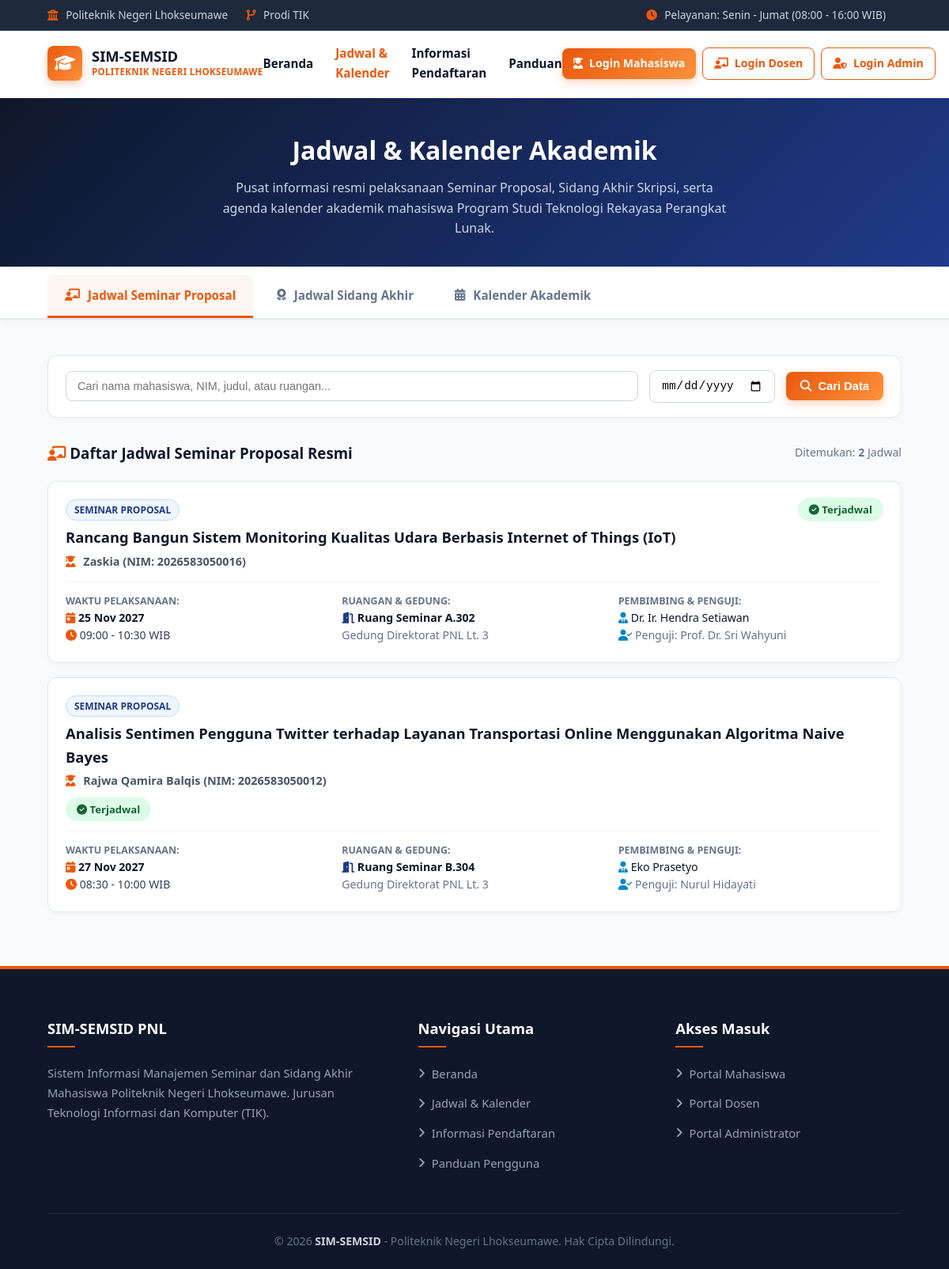
The page /jadwal_kalender.php on the database its author committed.
### tables this page shows
CREATE TABLE `pendaftaran_seminar_sidang` (
  `id` int(11) NOT NULL AUTO_INCREMENT,
  `mahasiswa_id` int(11) NOT NULL,
  `jenis` enum('Seminar Proposal','Sidang Akhir Skripsi') NOT NULL,
  `kategori` enum('seminar','sidang') NOT NULL,
  `judul` varchar(255) NOT NULL,
  `dosen_pembimbing_id` int(11) NOT NULL,
  `dosen_penguji_id` int(11) NOT NULL,
  `ruangan_id` int(11) DEFAULT NULL,
  `tanggal` date DEFAULT NULL,
  `jam_mulai` time DEFAULT NULL,
  `jam_selesai` time DEFAULT NULL,
  `status` enum('Menunggu Verifikasi','Terjadwal','Sedang Berlangsung','Selesai','Ditolak') NOT NULL DEFAULT 'Menunggu Verifikasi',
  `berkas_dokumen` varchar(255) DEFAULT NULL,
  `catatan` text DEFAULT NULL,
  `created_at` timestamp NOT NULL DEFAULT current_timestamp(),
  `updated_at` timestamp NOT NULL DEFAULT current_timestamp() ON UPDATE current_timestamp(),
  PRIMARY KEY (`id`),
  KEY `fk_pendaftaran_mhs` (`mahasiswa_id`),
  KEY `fk_pendaftaran_pembimbing` (`dosen_pembimbing_id`),
  KEY `fk_pendaftaran_penguji` (`dosen_penguji_id`),
  KEY `fk_pendaftaran_ruangan` (`ruangan_id`),
  CONSTRAINT `fk_pendaftaran_mhs` FOREIGN KEY (`mahasiswa_id`) REFERENCES `mahasiswa` (`id`) ON DELETE CASCADE,
  CONSTRAINT `fk_pendaftaran_pembimbing` FOREIGN KEY (`dosen_pembimbing_id`) REFERENCES `dosen` (`id`),
  CONSTRAINT `fk_pendaftaran_penguji` FOREIGN KEY (`dosen_penguji_id`) REFERENCES `dosen` (`id`),
  CONSTRAINT `fk_pendaftaran_ruangan` FOREIGN KEY (`ruangan_id`) REFERENCES `ruangan` (`id`) ON DELETE SET NULL
);

CREATE TABLE `mahasiswa` (
  `id` int(11) NOT NULL AUTO_INCREMENT,
  `nim` varchar(25) NOT NULL,
  `nama` varchar(100) NOT NULL,
  `tanggal_lahir` date DEFAULT NULL,
  `password` varchar(255) NOT NULL,
  `is_password_changed` tinyint(1) DEFAULT 0,
  `program_studi` varchar(100) DEFAULT 'Teknologi Rekayasa Perangkat Lunak',
  `email` varchar(100) DEFAULT NULL,
  `no_hp` varchar(20) DEFAULT NULL,
  `created_at` timestamp NOT NULL DEFAULT current_timestamp(),
  PRIMARY KEY (`id`),
  UNIQUE KEY `nim` (`nim`)
);

CREATE TABLE `ruangan` (
  `id` int(11) NOT NULL AUTO_INCREMENT,
  `kode_ruangan` varchar(30) NOT NULL,
  `nama_ruangan` varchar(100) NOT NULL,
  `gedung` varchar(100) NOT NULL,
  `kapasitas` int(11) NOT NULL DEFAULT 30,
  `fasilitas` text DEFAULT NULL,
  `status` enum('Tersedia','Sedang Digunakan','Sudah Dipesan') NOT NULL DEFAULT 'Tersedia',
  `created_at` timestamp NOT NULL DEFAULT current_timestamp(),
  PRIMARY KEY (`id`),
  UNIQUE KEY `kode_ruangan` (`kode_ruangan`)
);

CREATE TABLE `dosen` (
  `id` int(11) NOT NULL AUTO_INCREMENT,
  `nidn` varchar(30) NOT NULL,
  `nama_dosen` varchar(100) NOT NULL,
  `gelar_akademik` varchar(50) NOT NULL,
  `password` varchar(255) NOT NULL DEFAULT '',
  `program_studi` varchar(100) DEFAULT 'Teknologi Rekayasa Perangkat Lunak',
  `email` varchar(100) NOT NULL,
  `no_hp` varchar(25) NOT NULL,
  `status` enum('Aktif','Cuti','Tidak Aktif') DEFAULT 'Aktif',
  `kuota_maksimal` int(11) NOT NULL DEFAULT 8,
  `created_at` timestamp NOT NULL DEFAULT current_timestamp(),
  PRIMARY KEY (`id`),
  UNIQUE KEY `nidn` (`nidn`)
);

### jadwal_kalender.php (the view, shortened to what this page needs)
<?php
require_once 'koneksi.php';
$is_logged_in = isset($_SESSION['login']) && $_SESSION['login'] === true;
$user_role    = $_SESSION['role'] ?? '';
$user_name    = $_SESSION['nama'] ?? '';
$tab = trim($_GET['tab'] ?? 'seminar');
$search = trim($_GET['search'] ?? '');
$tanggal_filter = trim($_GET['tanggal'] ?? '');
$sql_seminar = "SELECT p.*, m.nim, m.nama AS nama_mhs, m.program_studi,
                       dp.nama_dosen AS nama_pembimbing, dp.gelar_akademik AS gelar_pembimbing,
                       du.nama_dosen AS nama_penguji, du.gelar_akademik AS gelar_penguji,
                       r.kode_ruangan, r.nama_ruangan, r.gedung
                FROM pendaftaran_seminar_sidang p
                JOIN mahasiswa m ON p.mahasiswa_id = m.id
                LEFT JOIN dosen dp ON p.dosen_pembimbing_id = dp.id
                LEFT JOIN dosen du ON p.dosen_penguji_id = du.id
                LEFT JOIN ruangan r ON p.ruangan_id = r.id
                WHERE (p.kategori = 'seminar' OR p.jenis = 'Seminar Proposal')
                  AND p.status IN ('Terjadwal', 'Sedang Berlangsung', 'Selesai')";
$sql_seminar .= " ORDER BY p.tanggal ASC, p.jam_mulai ASC";
$stmt_sem = mysqli_prepare($conn, $sql_seminar);
mysqli_stmt_execute($stmt_sem);
$res_seminar = mysqli_stmt_get_result($stmt_sem);
function tglIndoShort($tgl) {
    $bln = [1=>'Jan','Feb','Mar','Apr','Mei','Jun','Jul','Agu','Sep','Okt','Nov','Des'];
    $ts = strtotime($tgl);
    return date('j', $ts) . ' ' . $bln[(int)date('n', $ts)] . ' ' . date('Y', $ts);
}
?>
<!DOCTYPE html>
<html lang="id">
<head>
    <link rel="stylesheet" href="https://cdnjs.cloudflare.com/ajax/libs/font-awesome/6.4.0/css/all.min.css">
    <link rel="stylesheet" href="style.css">
</head>
<body>
    <div class="topbar">
        <div class="container topbar-content">
            <div class="topbar-info">
                <span><i class="fas fa-university"></i> Politeknik Negeri Lhokseumawe</span>
                <span><i class="fas fa-code-branch"></i> Prodi TIK</span>
            </div>
            <div class="topbar-info">
                <span><i class="fas fa-clock"></i> Pelayanan: Senin - Jumat (08:00 - 16:00 WIB)</span>
            </div>
        </div>
    </div>
    <header class="navbar">
        <div class="container nav-container">
            <a href="index.php" class="logo-area">
                <div class="logo-icon"><i class="fas fa-graduation-cap"></i></div>
                <div class="logo-text">
                    <h1>SIM-SEMSID</h1>
                    <span>POLITEKNIK NEGERI LHOKSEUMAWE</span>
                </div>
            </a>
            <ul class="nav-menu" id="navMenu">
                <li><a href="index.php" class="nav-link">Beranda</a></li>
                <li><a href="jadwal_kalender.php" class="nav-link active">Jadwal & Kalender</a></li>
                <li><a href="informasi_pendaftaran.php" class="nav-link">Informasi Pendaftaran</a></li>
                <li><a href="panduan.php" class="nav-link">Panduan</a></li>
            </ul>
            <div class="nav-buttons">
                <?php if ($is_logged_in): ?>
                    <a href="<?= ($user_role === 'admin') ? 'dashboard_admin.php' : (($user_role === 'dosen') ? 'dashboard_dosen.php' : 'dashboard_mahasiswa.php'); ?>" class="btn btn-primary">
                        <i class="fas fa-user-circle"></i> Dashboard (<?= htmlspecialchars($user_name); ?>)
                    </a>
                <?php else: ?>
                    <a href="login_mahasiswa.php" class="btn btn-primary"><i class="fas fa-user-graduate"></i> Login Mahasiswa</a>
                    <a href="login_dosen.php" class="btn btn-outline-admin"><i class="fas fa-chalkboard-teacher"></i> Login Dosen</a>
                    <a href="login_admin.php" class="btn btn-outline-admin"><i class="fas fa-user-shield"></i> Login Admin</a>
                <?php endif; ?>
            </div>
        </div>
    </header>
    <div class="page-header-banner">
        <div class="container">
            <h1>Jadwal & Kalender Akademik</h1>
            <p>Pusat informasi resmi pelaksanaan Seminar Proposal, Sidang Akhir Skripsi, serta agenda kalender akademik mahasiswa Program Studi Teknologi Rekayasa Perangkat Lunak.</p>
        </div>
    </div>
    <div class="tab-nav-wrapper">
        <div class="container tab-nav-container">
            <a href="jadwal_kalender.php?tab=seminar" class="tab-btn-item <?= ($tab === 'seminar') ? 'active' : ''; ?>">
                <i class="fas fa-chalkboard-user"></i> Jadwal Seminar Proposal
            </a>
            <a href="jadwal_kalender.php?tab=sidang" class="tab-btn-item <?= ($tab === 'sidang') ? 'active' : ''; ?>">
                <i class="fas fa-award"></i> Jadwal Sidang Akhir
            </a>
            <a href="jadwal_kalender.php?tab=kalender" class="tab-btn-item <?= ($tab === 'kalender') ? 'active' : ''; ?>">
                <i class="fas fa-calendar-days"></i> Kalender Akademik
            </a>
        </div>
    </div>
    <main class="container" style="padding: 20px 0 50px;">
        <form method="GET" action="jadwal_kalender.php" class="filter-search-box">
            <div style="flex: 1; min-width: 250px;">
                <input type="text" name="search" placeholder="Cari nama mahasiswa, NIM, judul, atau ruangan..." value="<?= htmlspecialchars($search); ?>" style="width: 100%;">
            </div>
            <div>
                <input type="date" name="tanggal" value="<?= htmlspecialchars($tanggal_filter); ?>">
            </div>
            <div>
                <button type="submit" class="btn btn-primary" style="padding: 10px 18px;">
                    <i class="fas fa-search"></i> Cari Data
                </button>
            </div>
        </form>
        <?php if ($tab === 'seminar'): ?>
            <div style="margin-bottom: 20px; display: flex; justify-content: space-between; align-items: center;">
                <h3 style="margin: 0; color: #0f172a;"><i class="fas fa-chalkboard-user" style="color: #ea580c;"></i> Daftar Jadwal Seminar Proposal Resmi</h3>
                <span style="font-size: 0.88rem; color: #64748b;">Ditemukan: <strong><?= mysqli_num_rows($res_seminar); ?></strong> Jadwal</span>
            </div>
            <?php if (mysqli_num_rows($res_seminar) === 0): ?>
                <div style="background: white; border-radius: 12px; padding: 50px 20px; text-align: center; border: 1px solid #e2e8f0;">
                    <i class="fas fa-calendar-times" style="font-size: 3rem; color: #cbd5e1; margin-bottom: 12px; display: block;"></i>
                    <h4 style="color: #475569; margin: 0 0 6px;">Belum Ada Jadwal Seminar Proposal</h4>
                    <p style="color: #94a3b8; font-size: 0.9rem; margin: 0;">Tidak ditemukan jadwal seminar proposal yang sesuai dengan kata kunci pencarian Anda.</p>
                </div>
            <?php else: ?>
                <?php while ($r = mysqli_fetch_assoc($res_seminar)): ?>
                    <div class="jadwal-card">
                        <div style="display: flex; justify-content: space-between; align-items: flex-start; gap: 12px; flex-wrap: wrap; margin-bottom: 14px;">
                            <div>
                                <span style="background: #eff6ff; color: #1e3a8a; font-weight: 700; font-size: 0.75rem; padding: 4px 10px; border-radius: 50px; border: 1px solid #bfdbfe;">
                                    SEMINAR PROPOSAL
                                </span>
                                <h4 style="margin: 8px 0 4px; font-size: 1.15rem; color: #0f172a;"><?= htmlspecialchars($r['judul']); ?></h4>
                                <div style="font-size: 0.9rem; color: #475569; font-weight: 600;">
                                    <i class="fas fa-user-graduate" style="color: #ea580c; margin-right: 6px;"></i>
                                    <?= htmlspecialchars($r['nama_mhs']); ?> (NIM: <?= htmlspecialchars($r['nim']); ?>)
                                </div>
                            </div>
                            <div>
                                <span style="background: #dcfce7; color: #166534; font-size: 0.82rem; font-weight: 700; padding: 6px 14px; border-radius: 50px;">
                                    <i class="fas fa-circle-check"></i> <?= htmlspecialchars($r['status']); ?>
                                </span>
                            </div>
                        </div>
                        <div style="display: grid; grid-template-columns: repeat(auto-fit, minmax(200px, 1fr)); gap: 14px; padding-top: 14px; border-top: 1px solid #f1f5f9; font-size: 0.88rem;">
                            <div>
                                <span style="color: #64748b; font-size: 0.78rem; display: block; font-weight: 700;">WAKTU PELAKSANAAN:</span>
                                <strong><i class="fas fa-calendar-day" style="color: #ea580c;"></i> <?= tglIndoShort($r['tanggal']); ?></strong>
                                <div style="color: #334155;"><i class="fas fa-clock" style="color: #ea580c;"></i> <?= substr($r['jam_mulai'], 0, 5); ?> - <?= substr($r['jam_selesai'], 0, 5); ?> WIB</div>
                            </div>
                            <div>
                                <span style="color: #64748b; font-size: 0.78rem; display: block; font-weight: 700;">RUANGAN & GEDUNG:</span>
                                <strong><i class="fas fa-door-open" style="color: #1e3a8a;"></i> <?= htmlspecialchars($r['nama_ruangan'] ?? 'Ditentukan Kemudian'); ?></strong>
                                <div style="color: #64748b;"><?= htmlspecialchars($r['gedung'] ?? '-'); ?></div>
                            </div>
                            <div>
                                <span style="color: #64748b; font-size: 0.78rem; display: block; font-weight: 700;">PEMBIMBING & PENGUJI:</span>
                                <div><i class="fas fa-user-tie" style="color: #0284c7;"></i> <?= htmlspecialchars($r['nama_pembimbing'] ?? '-'); ?></div>
                                <div style="color: #64748b;"><i class="fas fa-user-check" style="color: #0284c7;"></i> Penguji: <?= htmlspecialchars($r['nama_penguji'] ?? '-'); ?></div>
                            </div>
                        </div>
                    </div>
                <?php endwhile; ?>
            <?php endif; ?>
        <?php endif; ?>
    </main>
    <footer class="footer">
        <div class="container footer-grid">
            <div class="footer-col">
                <h4>SIM-SEMSID PNL</h4>
                <p>Sistem Informasi Manajemen Seminar dan Sidang Akhir Mahasiswa Politeknik Negeri Lhokseumawe. Jurusan Teknologi Informasi dan Komputer (TIK).</p>
            </div>
            <div class="footer-col">
                <h4>Navigasi Utama</h4>
                <ul class="footer-links">
                    <li><a href="index.php"><i class="fas fa-angle-right"></i> Beranda</a></li>
                    <li><a href="jadwal_kalender.php"><i class="fas fa-angle-right"></i> Jadwal & Kalender</a></li>
                    <li><a href="informasi_pendaftaran.php"><i class="fas fa-angle-right"></i> Informasi Pendaftaran</a></li>
                    <li><a href="panduan.php"><i class="fas fa-angle-right"></i> Panduan Pengguna</a></li>
                </ul>
            </div>
            <div class="footer-col">
                <h4>Akses Masuk</h4>
                <ul class="footer-links">
                    <li><a href="login_mahasiswa.php"><i class="fas fa-angle-right"></i> Portal Mahasiswa</a></li>
                    <li><a href="login_dosen.php"><i class="fas fa-angle-right"></i> Portal Dosen</a></li>
                    <li><a href="login_admin.php"><i class="fas fa-angle-right"></i> Portal Administrator</a></li>
                </ul>
            </div>
        </div>
        <div class="container footer-bottom">
            <p>&copy; <?= date('Y'); ?> <strong>SIM-SEMSID</strong> - Politeknik Negeri Lhokseumawe. Hak Cipta Dilindungi.</p>
        </div>
    </footer>
</body>
</html>

### rows shown on the page
pendaftaran_seminar_sidang: judul "Rancang Bangun Sistem Monitoring Kualitas Udara Berbasis Internet of Things (IoT)", mahasiswa.nama "Zaskia", mahasiswa.nim "2026583050016", status "Terjadwal", tanggal "25 Nov 2027", jam_mulai "09:00", jam_selesai "10:30", ruangan.nama_ruangan "Ruang Seminar A.302", ruangan.gedung "Gedung Direktorat PNL Lt. 3", dosen_pembimbing.nama_dosen "Dr. Ir. Hendra Setiawan", dosen_penguji.nama_dosen "Prof. Dr. Sri Wahyuni"
pendaftaran_seminar_sidang: judul "Analisis Sentimen Pengguna Twitter terhadap Layanan Transportasi Online Menggunakan Algoritma Naive Bayes", mahasiswa.nama "Rajwa Qamira Balqis", mahasiswa.nim "2026583050012", status "Terjadwal", tanggal "27 Nov 2027", jam_mulai "08:30", jam_selesai "10:00", ruangan.nama_ruangan "Ruang Seminar B.304", ruangan.gedung "Gedung Direktorat PNL Lt. 3", dosen_pembimbing.nama_dosen "Eko Prasetyo", dosen_penguji.nama_dosen "Nurul Hidayati"

### other values the page prints
mysqli_num_rows($res_seminar) "2"
